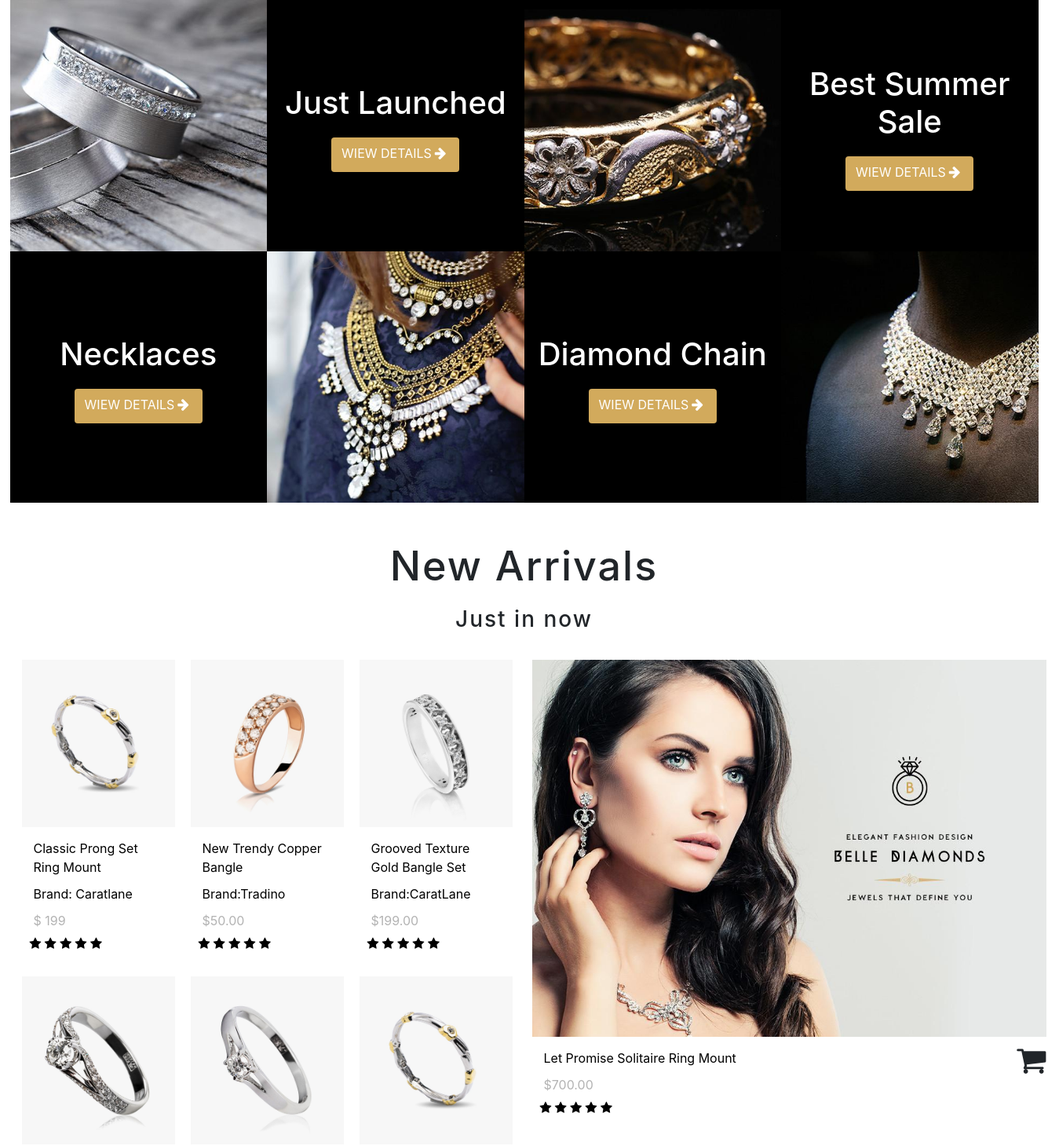
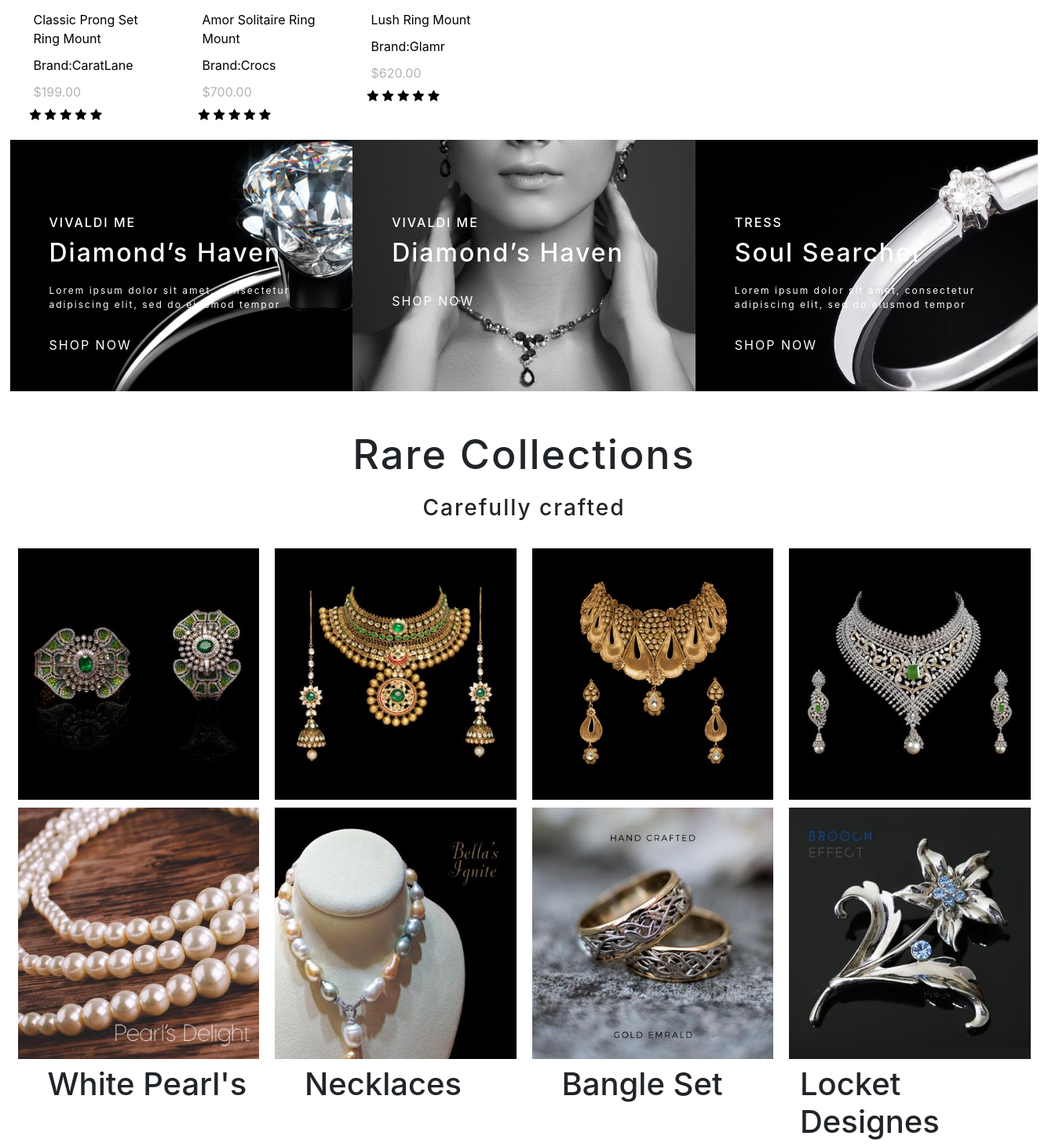
Page /body on the committed database (2 pictures, top to bottom).
### Shop/Dashboard/models.py (models this page shows)
class Products(db.Model):
    id = db.Column(db.Integer, primary_key=True)
    ProductName = db.Column(db.String(30),  nullable=False)
    Brand = db.Column(db.String(80),  nullable=False)
    Price = db.Column(db.String(120), nullable=False)
    ProductInfo = db.Column(db.String(120), nullable=False)

### Shop/Dashboard/routes.py (the view)
@app.route("/body",methods=['GET', 'POST'])
def body():
    AllData=Products.query.all()
    return render_template('home/body.html',All=AllData)

### Shop/templates/home/body.html (shortened to what this page needs)
{% extends 'layout.html' %}
{% block content %}
<section id="main-section">
    <div class="container-ow ">
        <div class="row-ow flex ">
            <div class="col-ow-3">
                <div class="box"><a href="/product"><img src="{{url_for('static', filename='images/main1.jpg')}}" alt=""></a></div>
            </div>
            <div class="col-ow-3">
                <div class="collection-info flex flex-dir-column jus-con-cen align-items-center">
                    <h2><a href="/product">Just Launched</a></h2>
                    <a href="/product" class='btn'>WIEW DETAILS<i class="fa fa-arrow-right"></i></a>
                </div>
            </div>
            <div class="col-ow-3">
                <div class="box"><a href="/product"><img src="{{url_for('static', filename='images/main2.jpg')}}" alt=""></a></div>
            </div>
            <div class="col-ow-3">
                <div class="collection-info flex flex-dir-column jus-con-cen align-items-center">
                    <h2><a href="/product">Best Summer Sale</a></h2>
                    <a href="/product" class='btn'>WIEW DETAILS<i class="fa fa-arrow-right"></i></a>
                </div>
            </div>
        </div>
        <div class="row-ow flex">
            <div class="col-ow-3">
                <div class="collection-info flex flex-dir-column jus-con-cen align-items-center">
                    <h2><a href="/product">Necklaces</a></h2>
                    <a href="/product" class='btn'>WIEW DETAILS<i class="fa fa-arrow-right"></i></a>
                </div>
            </div>
            <div class="col-ow-3">
                <div class="box"><a href="/product"><img src="{{url_for('static', filename='images/main3.jpg')}}" alt=""></a></div>
            </div>
            <div class="col-ow-3">
                <div class="collection-info flex flex-dir-column jus-con-cen align-items-center">
                    <h2><a href="/product">Diamond Chain</a></h2>
                    <a href="/product" class='btn'>WIEW DETAILS<i class="fa fa-arrow-right"></i></a>
                </div>
            </div>
            <div class="col-ow-3">
                <div class="box"><a href="/product"><img src="{{url_for('static', filename='images/main4.jpg')}}" alt=""></a></div>
            </div>
        </div>
    </div>
</section>
<section id="newArr">
    <div class="container-ow">
        <div class="row-ow">
            <div class="col-ow-12">
                <div class="newArr_head flex flex-dir-column align-items-center">
                    <h1>New Arrivals</h1>
                    <h3>Just in now</h3>
                </div>
            </div>
        </div>
        <div class="row-ow flex ">
            <div class="col-ow-6 flex flex-dir-column flex-wrap">
                <div class="row-ow flex">
                    <div class="col-ow-4 m-t">
                        <div class="left-item">
                            <div class="img-frame">
                               <a href="/product"> <img src="{{url_for('static', filename='images/newarr1.jpg')}}" alt=""></a>
                            </div>
                            {% for product in All %}
                            <div class="item-detail flex flex-dir-column jus-con-cen m-t">
                                <a href="">{{product.ProductName}}</a>
                                <p>Brand: {{product.Brand}} </p>
                                <span>$ {{product.Price}} </span>
                                <div class="stars">
                                    <span><i class="fa fa-star"></i></span>
                                    <span><i class="fa fa-star"></i></span>
                                    <span><i class="fa fa-star"></i></span>
                                    <span><i class="fa fa-star"></i></span>
                                    <span><i class="fa fa-star"></i></span>
                                </div>
                            </div>
                            {% endfor %}
                        </div>
                    </div>
                    <div class="col-ow-4 m-t">
                        <div class="left-item">
                            <div class="img-frame">
                                <img src="{{url_for('static', filename='images/newarr2.jpg')}}" alt="">
                            </div>
                            <div class="item-detail flex flex-dir-column jus-con-cen m-t">
                                <a href="">New Trendy Copper Bangle</a>
                                <p>Brand:Tradino</p>
                                <span>$50.00</span>
                                <div class="stars">
                                    <span><i class="fa fa-star"></i></span>
                                    <span><i class="fa fa-star"></i></span>
                                    <span><i class="fa fa-star"></i></span>
                                    <span><i class="fa fa-star"></i></span>
                                    <span><i class="fa fa-star"></i></span>
                                </div>
                            </div>
                        </div>
                    </div>
                    <div class="col-ow-4 m-t">
                        <div class="left-item">
                            <div class="img-frame">
                                <img src="{{url_for('static', filename='images/newarr3.jpg')}}" alt="">
                            </div>
                            <div class="item-detail flex flex-dir-column jus-con-cen m-t">
                                <a href="">Grooved Texture Gold Bangle Set</a>
                                <p>Brand:CaratLane</p>
                                <span>$199.00</span>
                                <div class="stars">
                                    <span><i class="fa fa-star"></i></span>
                                    <span><i class="fa fa-star"></i></span>
                                    <span><i class="fa fa-star"></i></span>
                                    <span><i class="fa fa-star"></i></span>
                                    <span><i class="fa fa-star"></i></span>
                                </div>
                            </div>
                        </div>
                    </div>
                </div>
                <div class="row-ow flex ">
                    <div class="col-ow-4 m-t">
                        <div class="left-item">
                            <div class="img-frame">
                                <img src="{{url_for('static', filename='images/newarr4.jpg')}}" alt="">
                            </div>
                            <div class="item-detail flex flex-dir-column jus-con-cen m-t">
                                <a href="">Classic Prong Set Ring Mount </a>
                                <p>Brand:CaratLane</p>
                                <span>$199.00</span>
                                <div class="stars">
                                    <span><i class="fa fa-star"></i></span>
                                    <span><i class="fa fa-star"></i></span>
                                    <span><i class="fa fa-star"></i></span>
                                    <span><i class="fa fa-star"></i></span>
                                    <span><i class="fa fa-star"></i></span>
                                </div>
                            </div>
                        </div>
                    </div>
                    <div class="col-ow-4 m-t">
                        <div class="left-item">
                            <div class="img-frame">
                                <img src="{{url_for('static', filename='images/newarr5.jpg')}}" alt="">
                            </div>
                            <div class="item-detail flex flex-dir-column jus-con-cen m-t">
                                <a href="">Amor Solitaire Ring Mount</a>
                                <p>Brand:Crocs</p>
                                <span>$700.00</span>
                                <div class="stars">
                                    <span><i class="fa fa-star"></i></span>
                                    <span><i class="fa fa-star"></i></span>
                                    <span><i class="fa fa-star"></i></span>
                                    <span><i class="fa fa-star"></i></span>
                                    <span><i class="fa fa-star"></i></span>
                                </div>
                            </div>
                        </div>
                    </div>
                    <div class="col-ow-4 m-t">
                        <div class="left-item">
                            <div class="img-frame">
                                <img src="{{url_for('static', filename='images/newarr1.jpg')}}" alt="">
                            </div>
                            <div class="item-detail flex flex-dir-column jus-con-cen m-t">
                                <a href="">Lush Ring Mount</a>
                                <p>Brand:Glamr</p>
                                <span>$620.00</span>
                                <div class="stars">
                                    <span><i class="fa fa-star"></i></span>
                                    <span><i class="fa fa-star"></i></span>
                                    <span><i class="fa fa-star"></i></span>
                                    <span><i class="fa fa-star"></i></span>
                                    <span><i class="fa fa-star"></i></span>
                                </div>
                            </div>
                        </div>
                    </div>
                </div>
            </div>
            <div class="col-ow-6 flex flex-dir-column">
                <div class="right-item">
                    <div class="img-frame">
                        <img src="{{url_for('static', filename='images/newarr-bigImage1.jpg')}}" alt="">
                    </div>
                    <div class="detail-left flex jus-con-betws">
                        <div class="item-detail flex flex-dir-column jus-con-cen m-t">
                            <a href="">Let Promise Solitaire Ring Mount</a>
                            <span>$700.00</span>
                            <div class="stars">
                                <span><i class="fa fa-star"></i></span>
                                <span><i class="fa fa-star"></i></span>
                                <span><i class="fa fa-star"></i></span>
                                <span><i class="fa fa-star"></i></span>
                                <span><i class="fa fa-star"></i></span>
                            </div>
                        </div>
                        <div class="detail-right ">
                            <i class="fa fa-shopping-cart"></i>
                        </div>
                    </div>
                </div>
            </div>
        </div>
        <div class="row-ow flex">
            <div class="col-ow-4 ">
                <div class="foot_item">
                    <div class="img-frame">
                        <img src="{{url_for('static', filename='images/newarr_ft2.jpg')}}" alt="">
                        <div class="foot_item_info flex flex-dir-column ">
                            <h3>VIVALDI ME</h3>
                            <h1>Diamond’s Haven</h1>
                            <p>Lorem ipsum dolor sit amet, consectetur adipiscing elit, sed do eiusmod tempor</p>
                            <a href="#">SHOP NOW</a>
                        </div>
                    </div>
                </div>
            </div>
            <div class="col-ow-4">
                <div class="foot_item">
                    <div class="img-frame overflow ">
                        <img src="{{url_for('static', filename='images/newarr_ft1.jpg')}}" alt="">
                        <div class="foot_item_info flex flex-dir-column ">
                            <h3>VIVALDI ME</h3>
                            <h1>Diamond’s Haven</h1>
                            <a href="#">SHOP NOW</a>
                        </div>
                    </div>
                </div>
            </div>
            <div class="col-ow-4">
                <div class="foot_item">
                    <div class="img-frame">
                        <img src="{{url_for('static', filename='images/newarr_ft3.jpg')}}" alt="">
                        <div class="foot_item_info flex flex-dir-column ">
                            <h3>TRESS</h3>
                            <h1>Soul Searcher</h1>
                            <p>Lorem ipsum dolor sit amet, consectetur adipiscing elit, sed do eiusmod tempor</p>
                            <a href="#">SHOP NOW</a>
                        </div>
                    </div>
                </div>
            </div>
        </div>
    </div>
</section>
<section id="RareCollections">
    <div class="container-ow">
        <div class="row-ow">
            <div class="col-ow-12">
                <div class="RareCollections_head flex flex-dir-column align-items-center">
                    <h1>Rare Collections</h1>
                    <h3>Carefully crafted</h3>
                </div>
            </div>
        </div>
        <div class="row-ow flex">
            <div class="col-ow-3 ">
                <div class="rare_item ">
                    <div class="img-frame m-t">
                        <img src="{{url_for('static', filename='images/rare4.jpg')}}" alt="">
                    </div>
                </div>
            </div>
            <div class="col-ow-3 ">
                <div class="rare_item">
                    <div class="img-frame m-t">
                        <img src="{{url_for('static', filename='images/rare3.jpg')}}" alt="">
                    </div>
                </div>
            </div>
            <div class="col-ow-3 ">
                <div class="rare_item">
                    <div class="img-frame m-t">
                        <img src="{{url_for('static', filename='images/rare2.jpg')}}" alt="">
                    </div>
                </div>
            </div>
            <div class="col-ow-3 ">
                <div class="rare_item">
                    <div class="img-frame m-t">
                        <img src="{{url_for('static', filename='images/rare1.jpg')}}" alt="">
                    </div>
                </div>
            </div>
        </div>
        <div class="row-ow flex">
            <div class="col-ow-3 ">
                <div class="rare_item ">
                    <div class="img-frame m-t">
                        <img src="{{url_for('static', filename='images/Pearl.jpg')}}" alt="">
                    </div>
                </div>
                <div class="rare_item_info mt-2 ml-5">
                    <h1>White Pearl's</h1>
                </div>
            </div>
            <div class="col-ow-3 ">
                <div class="rare_item ">
                    <div class="img-frame m-t">
                        <img src="{{url_for('static', filename='images/Necklaces.jpg')}}" alt="">
                    </div>
                </div>
                <div class="rare_item_info mt-2 ml-5">
                    <h1>Necklaces</h1>
                </div>
            </div>
            <div class="col-ow-3 ">
                <div class="rare_item ">
                    <div class="img-frame m-t">
                        <img src="{{url_for('static', filename='images/Bangle.jpg')}}" alt="">
                    </div>
                </div>
                <div class="rare_item_info mt-2 ml-5">
                    <h1>Bangle Set</h1>
                </div>
            </div>
            <div class="col-ow-3 ">
                <div class="rare_item ">
                    <div class="img-frame m-t">
                        <img src="{{url_for('static', filename='images/locket.jpg')}}" alt="">
                    </div>
                </div>
                <div class="rare_item_info mt-2 ml-4">
                    <h1>Locket Designes</h1>
                </div>
            </div>
        </div>
    </div>
</section>
{% endblock content %}

### rows in the picture
Products: ProductName "Classic Prong Set Ring Mount", Brand "Caratlane", Price "199"
